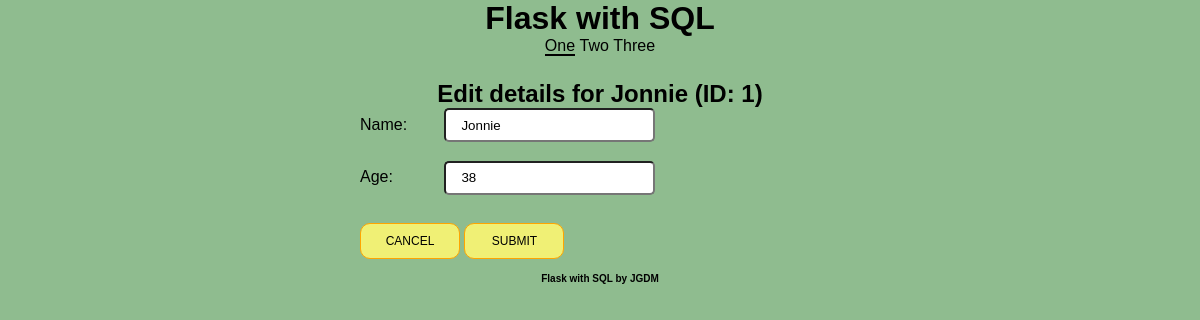
Screenshot of /edit/1 with the database file from the repository.
### models.py (models this page shows, shortened)
class Roster(db.Model):
    id = db.Column(db.Integer(), primary_key=True)
    name = db.Column("Name", db.String(80), unique=True, nullable=False)
    age = db.Column("Age", db.Integer, unique=True, nullable=False)
    joined = db.Column('Joined', db.DateTime, default=datetime.datetime.now)

### app.py (the view)
@app.route('/edit/<id>', methods=['GET', 'POST'])
def form_edit(id):
    roster = Roster.query.get(id)
    if request.form:
        roster.name = request.form["name"]
        roster.age = request.form["age"]
        db.session.commit()
        flash("A new edit was successfully completed")
        return redirect( url_for('index') )
    return render_template('form-edit.html', roster = roster)

### templates/form-edit.html (shortened to what this page needs)
{% extends "main.html" %}
        {% block nav_block %}
        <nav>
            <ul>
                <li><a href="/" class="selected" >One</a></li>
                <li><a href="/two">Two</a></li>
                <li><a href="/three">Three</a></li>
            </ul>
        </nav>
        {% endblock %}
        {% block main_block %}
            <h2>Edit details for {{roster.name}} (ID: {{ roster.id }})</h2>
            <form action="{{ url_for('form_edit', id=roster.id) }}" method="POST">
                <div class="form-container">
                    <label for ="name">Name: </label>
                    <input type="text" name="name" title="Form name" id="Form_name" aria-label="Form name" class="form_field" placeholder="placeholder name" alt="form_name"  value="{{ roster.name }}"/>
                </div>
                <div class="form-container">
                    <label for="age">Age: </label>
                    <input id="age" name="age" title="Form age" type="text" id="form_age" arial-label="Form age" class="form_field" placeholder="placeholder age" alt="form_age" value="{{ roster.age }}" />
                </div>
                <div id="form-buttons">
                    <button type="reset">Cancel</button>
                    <button type="submit">Submit</button>
                </div>
            </form>
{% endblock %}

### static/style.css (style rules this page uses)
main button, main a.goToForm, main .edit-delete-block a.btn_edit, main .edit-delete-block a.btn_delete { width: 100px; display: inline-block; color: #000000; font-size: 12px; text-decoration: none; margin: 0 auto; padding: 10px 0px; background: #f0f075; border: solid orange 1px; border-radius: 10px; margin-top: 10px; cursor: pointer; text-align: center; text-transform: uppercase; }
* { padding: 0; margin: 0; }
body { background: darkseagreen; font-family: arial; }
header nav { text-align: center; }
header nav ul { list-style: none; }
header nav ul li { display: inline-block; }
header nav ul a { color: #000000; text-decoration: none; }
header nav ul .selected { border-bottom: solid 2px black; }
main h1, main h2 { color: #000000; text-align: center; }
main form .form-container label { width: 80px; display: inline-block; height: 45px; }
main form .form-container label + input { height: 30px; border-radius: 5px; padding: 0 15px; }

### rows the page displays
Roster: name "Jonnie", id "1", age "38"
